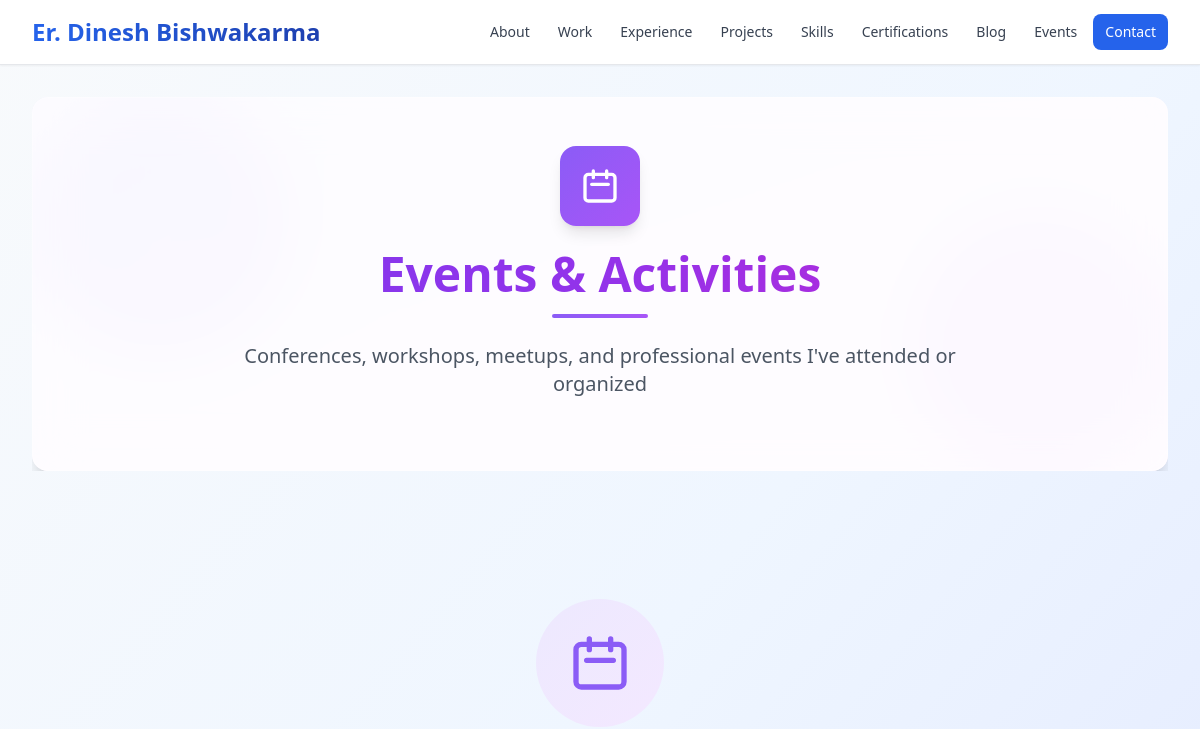
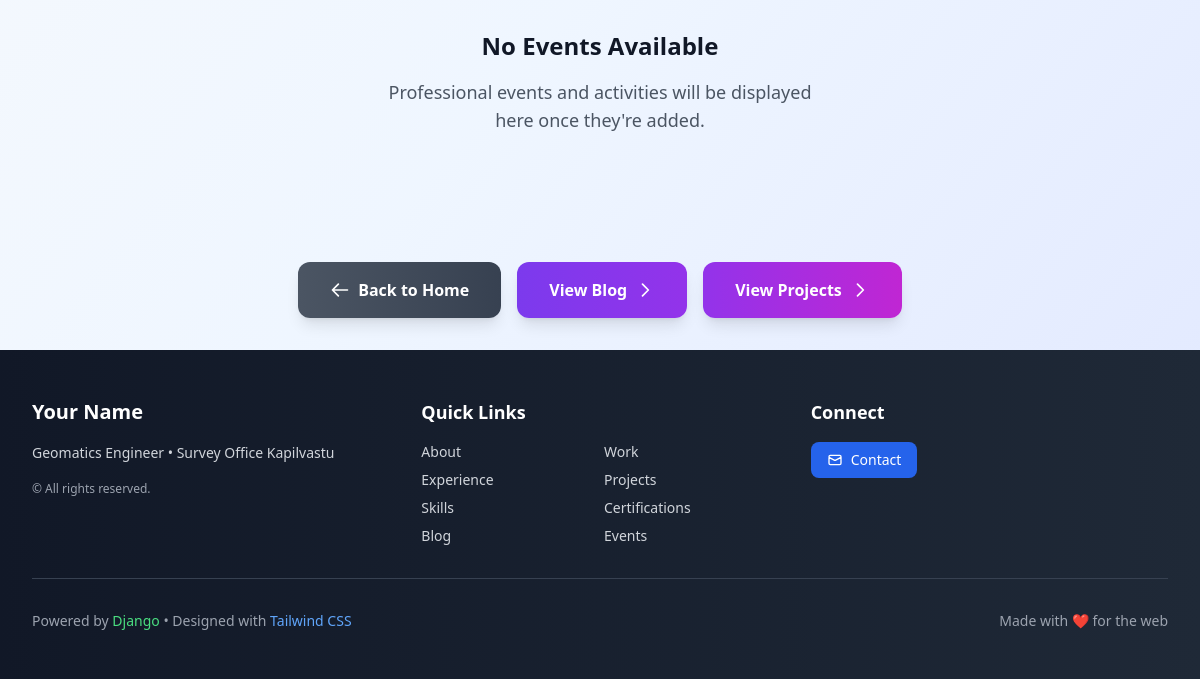
Page /events/ on the earlier database version (2 pictures, top to bottom).
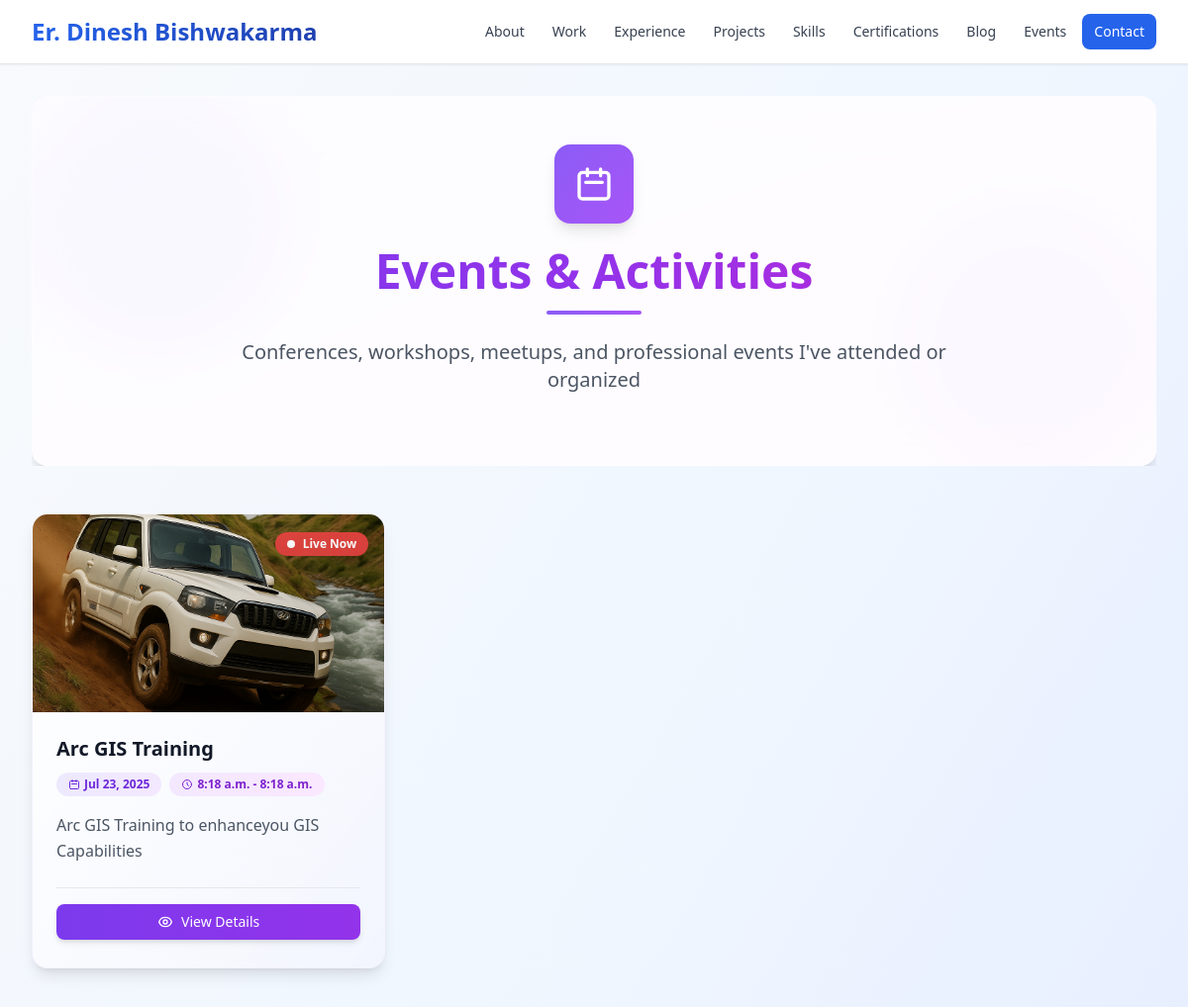
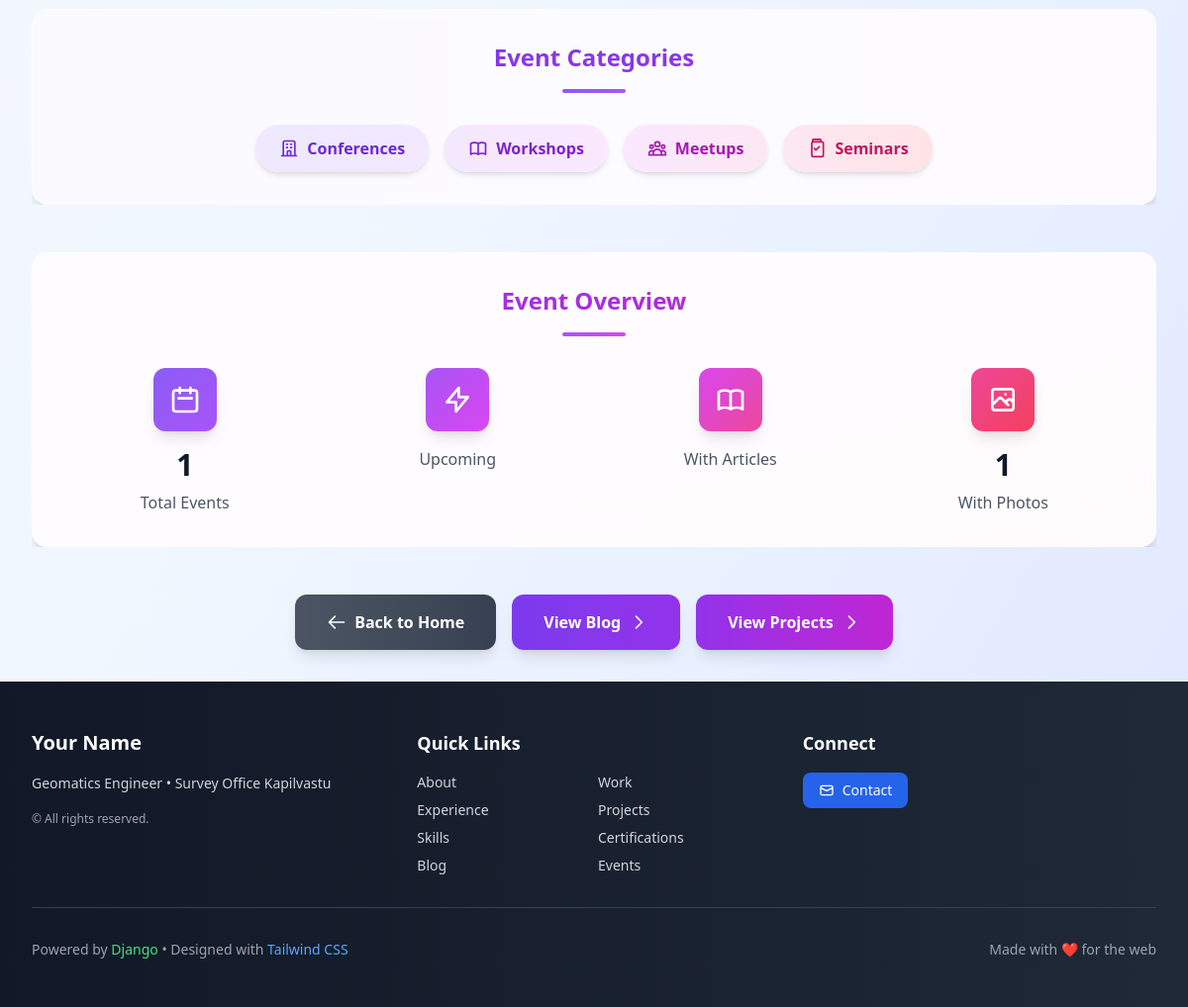
Same page on the later database version (2 pictures, top to bottom).
### portfolio/models.py (models this page shows, shortened)
class Event(models.Model):
    title = models.CharField(max_length=200)
    description = models.TextField()
    location = models.CharField(max_length=200, blank=True)
    start_datetime = models.DateTimeField()
    end_datetime = models.DateTimeField(null=True, blank=True)
    organizer = models.CharField(max_length=100, blank=True)
    link = models.URLField(blank=True)
    image = models.ImageField(upload_to='event_images/', null=True, blank=True)
    related_blog = models.ForeignKey('Blog', null=True, blank=True, on_delete=models.SET_NULL, related_name='event_blogs')

### portfolio/views.py (the view)
# urls.py: path('events/', views.EventListView.as_view(), name='event-list'),
class EventListView(ListView):
    model = Event
    template_name = "portfolio/event_list.html"
    context_object_name = 'events'

### portfolio/templates/portfolio/event_list.html (shortened to what this page needs)
{% extends "base_generic.html" %}
{% block content %}
<div class="space-y-12">
  <section class="relative overflow-hidden">
    <div class="absolute inset-0 bg-gradient-to-br from-violet-50 via-purple-50 to-fuchsia-50 rounded-2xl"></div>
    <div class="absolute top-0 left-0 w-64 h-64 bg-violet-300 rounded-full mix-blend-multiply filter blur-xl opacity-20 animate-pulse"></div>
    <div class="absolute bottom-0 right-0 w-64 h-64 bg-purple-300 rounded-full mix-blend-multiply filter blur-xl opacity-20 animate-pulse animation-delay-2000"></div>
    <div class="relative bg-white/70 backdrop-blur-xl rounded-2xl shadow-xl border border-white/30 p-8 md:p-12 text-center">
      <div class="mb-6">
        <div class="w-20 h-20 bg-gradient-to-br from-violet-500 to-purple-500 rounded-2xl flex items-center justify-center mx-auto mb-6 shadow-lg">
          <svg class="w-10 h-10 text-white" fill="none" stroke="currentColor" viewBox="0 0 24 24">
            <path stroke-linecap="round" stroke-linejoin="round" stroke-width="2" d="M8 7V3m8 4V3m-9 8h10M5 21h14a2 2 0 002-2V7a2 2 0 00-2-2H5a2 2 0 00-2 2v12a2 2 0 002 2z"></path>
          </svg>
        </div>
        <h1 class="text-4xl md:text-5xl font-bold bg-gradient-to-r from-violet-600 via-purple-600 to-fuchsia-600 bg-clip-text text-transparent mb-4">
        </h1>
        <div class="w-24 h-1 bg-gradient-to-r from-violet-500 to-purple-500 mx-auto rounded-full mb-6"></div>
        <p class="text-xl text-gray-600 max-w-3xl mx-auto">
          Conferences, workshops, meetups, and professional events I've attended or organized
        </p>
      </div>
    </div>
  </section>
  <section>
    <div class="grid md:grid-cols-2 lg:grid-cols-3 gap-8">
      {% for event in events %}
      <div class="group relative bg-gradient-to-br from-white to-violet-50/30 rounded-2xl shadow-lg hover:shadow-2xl transition-all duration-500 border border-violet-100/50 overflow-hidden transform hover:-translate-y-2">
        <div class="absolute top-4 right-4 z-10">
          {% if event.end_datetime and event.end_datetime < now %}
          <div class="inline-flex items-center px-3 py-1 bg-gray-500/90 backdrop-blur-sm text-white rounded-full text-xs font-semibold shadow-lg">
            <svg class="w-3 h-3 mr-1" fill="none" stroke="currentColor" viewBox="0 0 24 24">
              <path stroke-linecap="round" stroke-linejoin="round" stroke-width="2" d="M5 13l4 4L19 7"></path>
            </svg>
            Completed
          </div>
          {% elif event.start_datetime > now %}
          <div class="inline-flex items-center px-3 py-1 bg-green-500/90 backdrop-blur-sm text-white rounded-full text-xs font-semibold shadow-lg">
            <div class="w-2 h-2 bg-white rounded-full mr-2 animate-pulse"></div>
            Upcoming
          </div>
          {% else %}
          <div class="inline-flex items-center px-3 py-1 bg-red-500/90 backdrop-blur-sm text-white rounded-full text-xs font-semibold shadow-lg">
            <div class="w-2 h-2 bg-white rounded-full mr-2 animate-pulse"></div>
            Live Now
          </div>
          {% endif %}
        </div>
        {% if event.image %}
        <div class="relative aspect-video overflow-hidden">
          <div class="absolute inset-0 bg-gradient-to-t from-black/20 to-transparent z-10"></div>
          <img src="{{ event.image.url }}"
               alt="{{ event.title }}"
               class="w-full h-full object-cover group-hover:scale-110 transition-transform duration-700">
        </div>
        {% endif %}
        <div class="relative p-6 flex-1 flex flex-col">
          <h2 class="text-xl font-bold text-gray-900 mb-3 group-hover:text-violet-600 transition-colors duration-300 leading-tight">
            {{ event.title }}
          </h2>
          <div class="flex flex-wrap items-center gap-2 mb-4">
            <div class="inline-flex items-center px-3 py-1 bg-gradient-to-r from-violet-100 to-purple-100 text-violet-700 rounded-full text-xs font-semibold">
              <svg class="w-3 h-3 mr-1" fill="none" stroke="currentColor" viewBox="0 0 24 24">
                <path stroke-linecap="round" stroke-linejoin="round" stroke-width="2" d="M8 7V3m8 4V3m-9 8h10M5 21h14a2 2 0 002-2V7a2 2 0 00-2-2H5a2 2 0 00-2 2v12a2 2 0 002 2z"></path>
              </svg>
              {{ event.start_datetime|date:"M d, Y" }}
            </div>
            <div class="inline-flex items-center px-3 py-1 bg-gradient-to-r from-purple-100 to-fuchsia-100 text-purple-700 rounded-full text-xs font-semibold">
              <svg class="w-3 h-3 mr-1" fill="none" stroke="currentColor" viewBox="0 0 24 24">
                <path stroke-linecap="round" stroke-linejoin="round" stroke-width="2" d="M12 8v4l3 3m6-3a9 9 0 11-18 0 9 9 0 0118 0z"></path>
              </svg>
              {{ event.start_datetime|date:"g:i a" }}{% if event.end_datetime %} - {{ event.end_datetime|date:"g:i a" }}{% endif %}
            </div>
          </div>
          <p class="text-gray-600 leading-relaxed mb-6 flex-1">
            {{ event.description|truncatechars:120 }}
          </p>
          <div class="flex flex-wrap gap-3 pt-4 border-t border-gray-200">
            <a href="{% url 'portfolio:event-detail' event.pk %}"
               class="group/btn flex-1 inline-flex items-center justify-center px-4 py-2 bg-gradient-to-r from-violet-600 to-purple-600 hover:from-violet-700 hover:to-purple-700 text-white rounded-lg font-medium transition-all duration-300 transform hover:scale-105 shadow-md hover:shadow-lg text-sm">
              View Details
            </a>
          </div>
        </div>
      </div>
      {% empty %}
      <div class="col-span-full text-center py-20">
        <div class="relative">
          <div class="w-32 h-32 bg-gradient-to-br from-violet-100 to-purple-100 rounded-full flex items-center justify-center mx-auto mb-8">
            <svg class="w-16 h-16 text-violet-500" fill="none" stroke="currentColor" viewBox="0 0 24 24">
              <path stroke-linecap="round" stroke-linejoin="round" stroke-width="2" d="M8 7V3m8 4V3m-9 8h10M5 21h14a2 2 0 002-2V7a2 2 0 00-2-2H5a2 2 0 00-2 2v12a2 2 0 002 2z"></path>
            </svg>
          </div>
          <h3 class="text-2xl font-bold text-gray-900 mb-4">No Events Available</h3>
          <p class="text-gray-600 text-lg max-w-md mx-auto">
            Professional events and activities will be displayed here once they're added.
          </p>
        </div>
      </div>
      {% endfor %}
    </div>
  </section>
  {% if events %}
  <section class="relative overflow-hidden">
    <div class="absolute inset-0 bg-gradient-to-r from-violet-50 to-purple-50 rounded-2xl"></div>
    <div class="relative bg-white/60 backdrop-blur-sm rounded-2xl shadow-lg border border-white/30 p-8">
      <div class="text-center mb-8">
        <h2 class="text-2xl font-bold bg-gradient-to-r from-violet-600 to-purple-600 bg-clip-text text-transparent mb-4">
        </h2>
        <div class="w-16 h-1 bg-gradient-to-r from-violet-500 to-purple-500 mx-auto rounded-full"></div>
      </div>
      <div class="flex flex-wrap justify-center gap-4">
        <div class="group inline-flex items-center px-6 py-3 bg-gradient-to-r from-violet-100 to-purple-100 hover:from-violet-200 hover:to-purple-200 text-violet-700 rounded-full font-semibold transition-all duration-300 transform hover:scale-105 shadow-md hover:shadow-lg cursor-pointer">
          <svg class="w-5 h-5 mr-2" fill="none" stroke="currentColor" viewBox="0 0 24 24">
            <path stroke-linecap="round" stroke-linejoin="round" stroke-width="2" d="M19 21V5a2 2 0 00-2-2H7a2 2 0 00-2 2v16m14 0h2m-2 0h-5m-9 0H3m2 0h5M9 7h1m-1 4h1m4-4h1m-1 4h1m-5 10v-5a1 1 0 011-1h2a1 1 0 011 1v5m-4 0h4"></path>
          </svg>
          Conferences
        </div>
        <div class="group inline-flex items-center px-6 py-3 bg-gradient-to-r from-purple-100 to-fuchsia-100 hover:from-purple-200 hover:to-fuchsia-200 text-purple-700 rounded-full font-semibold transition-all duration-300 transform hover:scale-105 shadow-md hover:shadow-lg cursor-pointer">
          Workshops
        </div>
        <div class="group inline-flex items-center px-6 py-3 bg-gradient-to-r from-fuchsia-100 to-pink-100 hover:from-fuchsia-200 hover:to-pink-200 text-fuchsia-700 rounded-full font-semibold transition-all duration-300 transform hover:scale-105 shadow-md hover:shadow-lg cursor-pointer">
          Meetups
        </div>
        <div class="group inline-flex items-center px-6 py-3 bg-gradient-to-r from-pink-100 to-rose-100 hover:from-pink-200 hover:to-rose-200 text-pink-700 rounded-full font-semibold transition-all duration-300 transform hover:scale-105 shadow-md hover:shadow-lg cursor-pointer">
          <svg class="w-5 h-5 mr-2" fill="none" stroke="currentColor" viewBox="0 0 24 24">
            <path stroke-linecap="round" stroke-linejoin="round" stroke-width="2" d="M7 4V2a1 1 0 011-1h8a1 1 0 011 1v2m-9 0h10m-10 0a2 2 0 00-2 2v14a2 2 0 002 2h10a2 2 0 002-2V6a2 2 0 00-2-2M9 12l2 2 4-4"></path>
          </svg>
          Seminars
        </div>
      </div>
    </div>
  </section>
  {% endif %}
  {% if events %}
  <section class="relative overflow-hidden">
    <div class="absolute inset-0 bg-gradient-to-br from-purple-50 via-fuchsia-50 to-pink-50 rounded-2xl"></div>
    <div class="relative bg-white/70 backdrop-blur-xl rounded-2xl shadow-xl border border-white/30 p-8">
      <div class="text-center mb-8">
        <h2 class="text-2xl font-bold bg-gradient-to-r from-purple-600 to-fuchsia-600 bg-clip-text text-transparent mb-4">
        </h2>
        <div class="w-16 h-1 bg-gradient-to-r from-purple-500 to-fuchsia-500 mx-auto rounded-full"></div>
      </div>
      <div class="grid grid-cols-1 md:grid-cols-4 gap-8 text-center">
        <div class="group">
          <div class="w-16 h-16 bg-gradient-to-br from-violet-500 to-purple-500 rounded-xl flex items-center justify-center mx-auto mb-4 group-hover:scale-110 transition-transform duration-300 shadow-lg">
            <svg class="w-8 h-8 text-white" fill="none" stroke="currentColor" viewBox="0 0 24 24">
              <path stroke-linecap="round" stroke-linejoin="round" stroke-width="2" d="M8 7V3m8 4V3m-9 8h10M5 21h14a2 2 0 002-2V7a2 2 0 00-2-2H5a2 2 0 00-2 2v12a2 2 0 002 2z"></path>
            </svg>
          </div>
          <div class="text-3xl font-bold text-gray-900 mb-2">{{ events|length }}</div>
          <div class="text-gray-600 font-medium">Total Events</div>
        </div>
        <div class="group">
          <div class="w-16 h-16 bg-gradient-to-br from-purple-500 to-fuchsia-500 rounded-xl flex items-center justify-center mx-auto mb-4 group-hover:scale-110 transition-transform duration-300 shadow-lg">
            <svg class="w-8 h-8 text-white" fill="none" stroke="currentColor" viewBox="0 0 24 24">
              <path stroke-linecap="round" stroke-linejoin="round" stroke-width="2" d="M13 10V3L4 14h7v7l9-11h-7z"></path>
            </svg>
          </div>
          <div class="text-gray-600 font-medium">Upcoming</div>
        </div>
        <div class="group">
          <div class="w-16 h-16 bg-gradient-to-br from-fuchsia-500 to-pink-500 rounded-xl flex items-center justify-center mx-auto mb-4 group-hover:scale-110 transition-transform duration-300 shadow-lg">
          </div>
          <div class="text-gray-600 font-medium">With Articles</div>
        </div>
        <div class="group">
          <div class="w-16 h-16 bg-gradient-to-br from-pink-500 to-rose-500 rounded-xl flex items-center justify-center mx-auto mb-4 group-hover:scale-110 transition-transform duration-300 shadow-lg">
          </div>
          <div class="text-3xl font-bold text-gray-900 mb-2">
            {% with image_count=0 %}
              {% for event in events %}
                {% if event.image %}{{ image_count|add:1 }}{% endif %}
              {% endfor %}
            {% endwith %}
          </div>
          <div class="text-gray-600 font-medium">With Photos</div>
        </div>
      </div>
    </div>
  </section>
  {% endif %}
  <section class="text-center">
    <div class="inline-flex flex-wrap gap-4 justify-center">
      <a href="{% url 'portfolio:home' %}"
         class="group inline-flex items-center px-8 py-4 bg-gradient-to-r from-gray-600 to-gray-700 hover:from-gray-700 hover:to-gray-800 text-white rounded-xl font-semibold transition-all duration-300 transform hover:scale-105 shadow-lg hover:shadow-xl">
        <svg class="w-5 h-5 mr-2 transform group-hover:-translate-x-1 transition-transform duration-200" fill="none" stroke="currentColor" viewBox="0 0 24 24">
          <path stroke-linecap="round" stroke-linejoin="round" stroke-width="2" d="M10 19l-7-7m0 0l7-7m-7 7h18"></path>
        </svg>
        Back to Home
      </a>
      <a href="{% url 'portfolio:blog-list' %}"
         class="group inline-flex items-center px-8 py-4 bg-gradient-to-r from-violet-600 to-purple-600 hover:from-violet-700 hover:to-purple-700 text-white rounded-xl font-semibold transition-all duration-300 transform hover:scale-105 shadow-lg hover:shadow-xl">
        View Blog
        <svg class="w-5 h-5 ml-2 transform group-hover:translate-x-1 transition-transform duration-200" fill="none" stroke="currentColor" viewBox="0 0 24 24">
          <path stroke-linecap="round" stroke-linejoin="round" stroke-width="2" d="M9 5l7 7-7 7"></path>
        </svg>
      </a>
      <a href="{% url 'portfolio:myproject-list' %}"
         class="group inline-flex items-center px-8 py-4 bg-gradient-to-r from-purple-600 to-fuchsia-600 hover:from-purple-700 hover:to-fuchsia-700 text-white rounded-xl font-semibold transition-all duration-300 transform hover:scale-105 shadow-lg hover:shadow-xl">
        View Projects
        <svg class="w-5 h-5 ml-2 transform group-hover:translate-x-1 transition-transform duration-200" fill="none" stroke="currentColor" viewBox="0 0 24 24">
          <path stroke-linecap="round" stroke-linejoin="round" stroke-width="2" d="M9 5l7 7-7 7"></path>
        </svg>
      </a>
    </div>
  </section>
</div>
{% endblock %}

Differences in the rows shown:
added Event: shows "Live Now", image (picture), title "Arc GIS Training", start_datetime "Jul 23, 2025", start_datetime "8:18 a.m.", end_datetime "8:18 a.m.", description "Arc GIS Training to enhanceyou GIS Capabilities", id "1"
Other differences:
{{ events|length }}: (not shown) → "1"
text no longer shown: "No Events Available Professional events and activities will be displayed here once they're added."
text now shown: "Conferences Workshops Meetups Seminars Total Events Upcoming With Articles With Photos"
